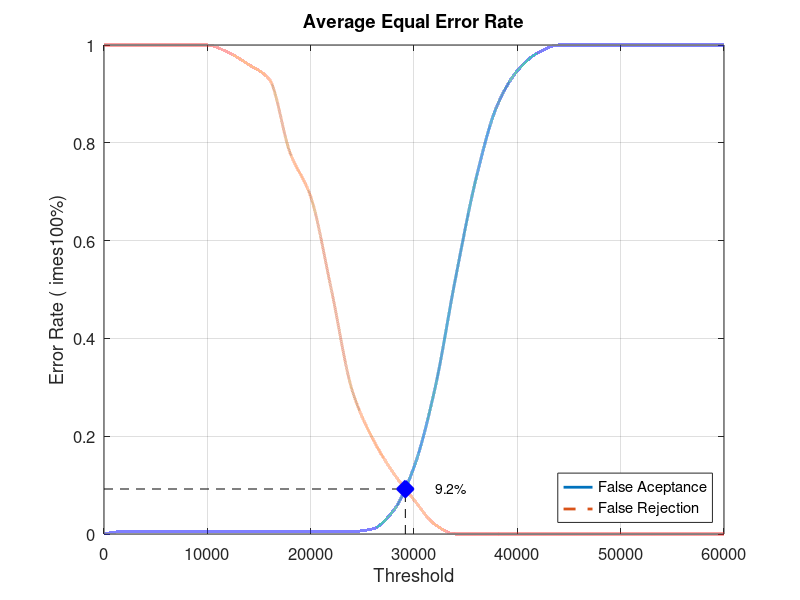
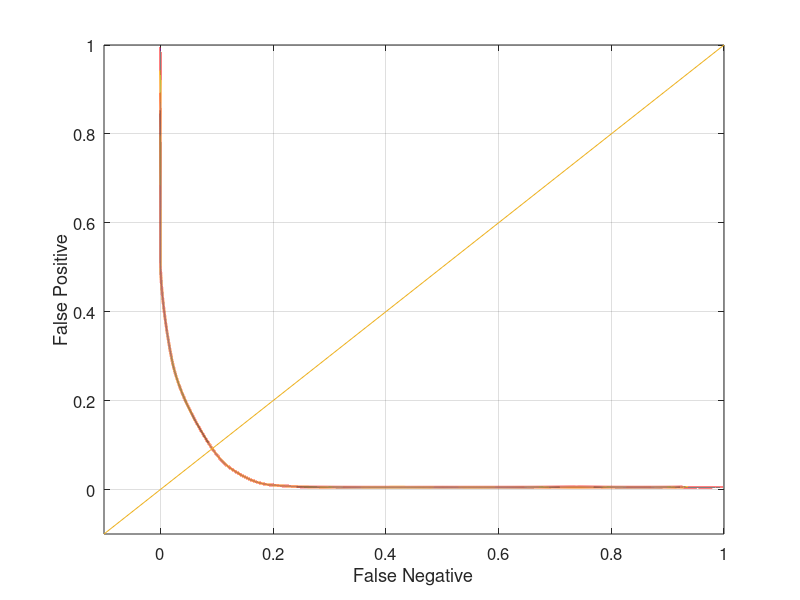

MATLAB code to generate these figures, in order:
close all;
clear;
clc;
x = 0:2000:60000;
xq = 0:0.5:60000;

y0 = [0 0.00526316 0.00526316 0.00526316 0.00526316 0.00526316 0.00526316 0.00526316 0.00526316 0.00526316 0.00526316 0.00526316 0.00526316 0.0105263 0.0473684 0.136842 0.294737 0.521053 0.726316 0.873684 0.947368 0.984211 1 1 1 1 1 1 1 1 1]
yy0 = interp1(x, y0, xq, 'pchip');
y1 = [1 1 1 1 1 1 0.985 0.96 0.93 0.78 0.69 0.5 0.295 0.195 0.125 0.07 0.02 0 0 0 0 0 0 0 0 0 0 0 0 0 0]
yy1 = interp1(x, y1, xq, 'pchip');

% Calculating EER: 
y2 = abs(y0 - y1);
find(y2 == min(y2))
yy2 = abs(yy0 - yy1);
xEER = find(yy2 == min(yy2));
xEERIndex = xq(xEER) % X-axis EER
yEER = yy0(xEER) % Y-axis EER

main = figure
plot(xq, yy0,'-','LineWidth', 2);	hold on
plot(xq, yy1,'--','LineWidth', 2);	hold on
plot([xEERIndex xEERIndex], [0 yEER], 'k--');	hold on
plot([0 xEERIndex], [yEER yEER], 'k--');	hold on
plot(xEERIndex, yEER, 'bx', 'LineWidth', 10);	hold on
text(xEERIndex + 10 * xEERIndex / 100, yEER, [num2str(round((10000 * yEER)) / 100) '%'])
legend('False Aceptance', 'False Rejection', 'Location', 'SouthEast')
xlabel('Threshold')
ylabel('Error Rate (	imes100%)')
title('Average Equal Error Rate')
set(gca, 'FontSize', 12)
axis([0 60000 0 1])
grid on

print(main, 'Database5_2Main', '-dpng');
FNRxFPR = figure('Color', [1 1 1]);
plot(yy1, yy0, '-', yy1, yy0, 'LineWidth', 2);
hold on
y = -0.1:0.1:1
plot(y, y); 
set(gca, 'FontSize', 12)
xlabel('False Negative')
ylabel('False Positive')
axis([-0.1 1 -0.1 1])
set(gca, 'FontSize', 12)
grid on

print(FNRxFPR, 'Database5_2FNRxFPR','-dpng');
